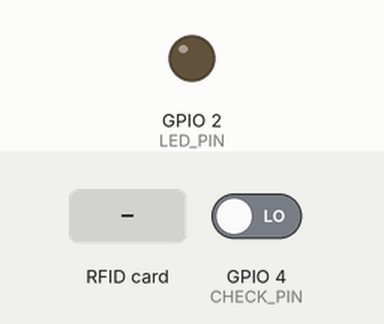
The sketch below on a simulated ESP32. On the bench: output pins drawn as LEDs (lit = HIGH). The test bench sets the inputs (shaded band); at power-on: GPIO 4 (CHECK_PIN) LOW. WiFi joins after 1.5 s; servers stay silent unless stated; uploads are accepted with an empty reply; the local clock reads 2024-03-15 10:24:30 at power-on unless the sketch sets it; what the sketch prints to the serial monitor is not drawn.

Above: at 0.6 s.
At 2.7 s:
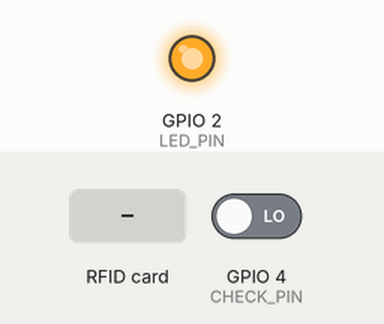
2.8 s: RFID card 5E 7A 19 C4 held to the reader
Timing chart, 0 to 5.8 s (numbered marks = the images above; inputs shaded):
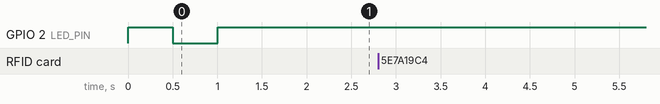

Measured:
- after the input at 2.8 s, every drawn part: stays the same

The sketch:

comas-rfid-attendance.ino
```cpp
#include <WiFi.h>
#include <HTTPClient.h>
#include <AsyncTCP.h>
#include <ESPAsyncWebServer.h>
#include <Wire.h>
#include <Adafruit_PN532.h>
#include <time.h>

const char* ssid = "YOUR_SSID";
const char* password = "YOUR_WIFI_PASSWORD";
const char* serverURL = "https://a*.*.****:8443/api/v1/timesheet/employee"; //YOUR_DOMAIN/ADDRESS
AsyncWebServer server(80);
AsyncEventSource events("/events");

#define SDA_PIN      21
#define SCL_PIN      22
#define CHECK_PIN    4
#define LED_PIN      2

Adafruit_PN532 nfc(SDA_PIN, SCL_PIN);

const char* ntpServer = "ro.pool.ntp.org";
const char* tz_Romania = "EET-2EEST,M3.5.0/3,M10.5.0/4";

String lastUUID = "";
bool lastButtonState = LOW;
unsigned long lastCardTime = 0;
const unsigned long debounceInterval = 3000;

const char index_html[] PROGMEM = R"rawliteral(
<!DOCTYPE html>
<html>
  <head>
    <meta charset="utf-8" />
    <title>Licenta ESP32</title>
    <style>
      body {
        height: 100vh;
        width: 100vw;
        font-family: Arial;
        text-align: center;
        margin-top: 50px;
        background-color: black;
        color: white;
        display: flex;
        flex-direction: column;
        align-items: center;
        justify-content: center;
      }
      h1 { font-size: 2em; }
      .ro, .en { font-size: 1.5em; margin: 10px 0; }

      .loader {
        border: 16px solid #f3f3f3;
        border-top: 16px solid #3498db;
        border-radius: 50%;
        width: 120px;
        height: 120px;
        animation: spin 2s linear infinite;
      }
      @keyframes spin {
        0% { transform: rotate(0deg); }
        100% { transform: rotate(360deg); }
      }
    </style>
  </head>
  <body >
    <div id="main"></div>
    <script>
      let t = 0;
      var htmlElements = `<h1></h1>
        <div class="ro"><span></span></div>
        <div class="en"><span></span></div>`
      document.getElementById("main").innerHTML = htmlElements;
      function time() {
        clearTimeout(t);
        var d = new Date()
        document.getElementsByTagName("h1")[0].innerHTML = d.toLocaleTimeString();
        document.getElementsByTagName("span")[0].innerHTML = "Bine ai venit!";
        document.getElementsByTagName("span")[1].innerHTML = "Welcome!";
        t = setTimeout(function () { time() }, 1000); }time();
      const evtSource = new EventSource('/events');
      evtSource.onmessage = function(event) {
        try {
          const data = JSON.parse(event.data);
          if(data.status == "fetching") {
            htmlElements = `<div class="loader"></div>`;
            clearTimeout(t);
            document.getElementById("main").innerHTML = htmlElements;
          }
          if(data.status == "201") {
            htmlElements = `
              <h1>&#x2705; ${data.ora} </h1>
              <div class="ro"><span>${data.clock == "in" ? "&#x1F4F2;Intrarea a fost înregistrată!" : data.clock == "out" ? "&#x1F4F4;Ieșire înregistrată!" : "&#x1F4F5;E Ok, dar eroare"}</span></div>
              <div class="en"><span>${data.clock == "in" ? "&#x1F4F2;Clocked in successfully!" : data.clock == "out" ? "&#x1F4F4;Clocked out successfully!" : "&#x1F4F5;It's Ok, but error"}</span></div>
            `
            document.getElementById("main").innerHTML = htmlElements;
            clearTimeout(t);
            t = setTimeout(function () { time() }, 5000);
          }
          if(data.status == "409") {
            htmlElements = `
              <h1>&#x274C; ${data.ora}</h1>
              <div class="ro"><span>${data.clock == "in" ? "&#x1F557;Ți-ai înregistrat deja intrarea!" : data.clock == "out" ? "&#x1F554;Ți-ai înregistrat deja ieșirea!" : "&#x1F5D1;E Ok, dar eroare"}</span></div>
              <div class="en"><span>${data.clock == "in" ? "&#x1F557;Clocked in already registered!" : data.clock == "out" ? "&#x1F554;Clocked out already registered!" : "&#x1F5D1;It's Ok, but error"}</span></div>
            `
            document.getElementById("main").innerHTML = htmlElements;
            clearTimeout(t);
            t = setTimeout(function () { time() }, 5000);
          }
          if(data.status =="406" && data.clock == "out") {
            htmlElements = `
              <h1>&#x274C; ${data.ora}</h1>
              <div class="ro"><span>&#x1F933;Nu poți ieși! Nu ți-ai înregistrat intrarea!</span></div>
              <div class="en"><span>&#x1F933;You can't clock out! You should clock in frist!</span></div>
            `
            document.getElementById("main").innerHTML = htmlElements;
            clearTimeout(t);
            t = setTimeout(function () { time() }, 5000);
          }
          if(data.status == "400" && data.clock == "out" ) {
            htmlElements = `
              <h1>&#x274C; ${data.ora}</h1>
              <div class="ro"><span>&#x1F6C7;Eroare! Nu poți ieși... Ești un călător în timp?!&#x1F6B6;</span></div>
              <div class="en"><span>&#x1F6C7;Error! You can't clock out... You are a time traveler?!&#x1F6B6;</span></div>
            `
            document.getElementById("main").innerHTML = htmlElements;
            clearTimeout(t);
            t = setTimeout(function () { time() }, 5000);
          }
        } catch (e) {console.error("Eroare la parsare SSE:", event.data);}
      };
    </script>
  </body>
</html>
)rawliteral";


String formatUUID(uint8_t* data) {
  char uuid[37];
  sprintf(uuid,
          "%02x%02x%02x%02x-%02x%02x-%02x%02x-%02x%02x-%02x%02x%02x%02x%02x%02x",
          data[0], data[1], data[2], data[3],
          data[4], data[5],
          data[6], data[7],
          data[8], data[9],
          data[10], data[11], data[12], data[13], data[14], data[15]);
  return String(uuid);
}

String getCurrentTime() {
  struct tm timeinfo;
  if (!getLocalTime(&timeinfo)) return "00:00";
  char timeStr[6];
  strftime(timeStr, sizeof(timeStr), "%H:%M", &timeinfo);
  return String(timeStr);
}

void connectToWiFi() {
  WiFi.mode(WIFI_STA);
  WiFi.begin(ssid, password);
  Serial.print("Conectare la WiFi...");
  while (WiFi.status() != WL_CONNECTED) {
    digitalWrite(LED_PIN, !digitalRead(LED_PIN));
    delay(500);
    Serial.print(".");
  }
  digitalWrite(LED_PIN, HIGH);
  Serial.println(WiFi.localIP());
}

void setup() {
  Serial.begin(115200);
  pinMode(CHECK_PIN, INPUT_PULLDOWN);
  pinMode(LED_PIN, OUTPUT);
  digitalWrite(LED_PIN, LOW);

  connectToWiFi();
  configTzTime(tz_Romania, ntpServer);

  nfc.begin();
  if (!nfc.getFirmwareVersion()) {
    Serial.println("PN532 nu este detectat.");
    while (1);
  }
  nfc.SAMConfig();
  Serial.println("Se asteapta rfid tag/card...");

  server.on("/", HTTP_GET, [](AsyncWebServerRequest *request) {
    request->send_P(200, "text/html", index_html);
  });

  server.addHandler(&events);
  server.begin();
}

void loop() {
  if (WiFi.status() != WL_CONNECTED) {
    digitalWrite(LED_PIN, LOW);
    connectToWiFi();
  } else {
    digitalWrite(LED_PIN, HIGH);
  }

  uint8_t uid[7], uidLength;
  if (nfc.readPassiveTargetID(PN532_MIFARE_ISO14443A, uid, &uidLength)) {
    uint8_t keya[] = { 0xFF, 0xFF, 0xFF, 0xFF, 0xFF, 0xFF };
    if (nfc.mifareclassic_AuthenticateBlock(uid, uidLength, 4, 0, keya)) {
      uint8_t data[16];
      if (nfc.mifareclassic_ReadDataBlock(4, data)) {
        String currentUUID = formatUUID(data);
        bool buttonState = digitalRead(CHECK_PIN);

        if ((millis() - lastCardTime) < debounceInterval &&
            currentUUID == lastUUID &&
            buttonState == lastButtonState) {
              return;
        }

        lastUUID = currentUUID;
        lastButtonState = buttonState;
        lastCardTime = millis();

        String ora = getCurrentTime();
        String body = "{\"employee_uuid\":\"" + currentUUID + "\",\"" +
                      (buttonState == HIGH ? "clock_in" : "clock_out") +
                      "\":\"" + ora + "\"}";
        Serial.println(body);
        if (WiFi.status() == WL_CONNECTED) {
          HTTPClient http;
          http.begin(serverURL);
          http.addHeader("Content-Type", "application/json");
          events.send("{\"status\":\"fetching\"}", "message", millis());
          int httpResponseCode = http.POST(body);
          String json = "{\"status\":\"" + String(httpResponseCode) + "\",\"clock\":\"" + String(buttonState == HIGH ? "in" : "out") + "\",\"ora\":\"" + ora + "\"}";
          Serial.println(json);
          events.send(json.c_str(), "message", millis());
          http.end();
        }
      }
    }
    delay(1000);
  }
}
```
